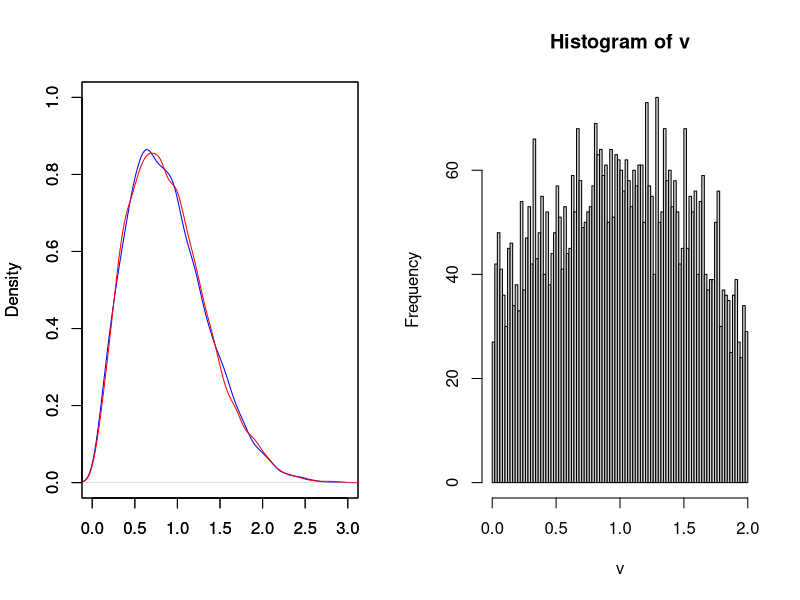
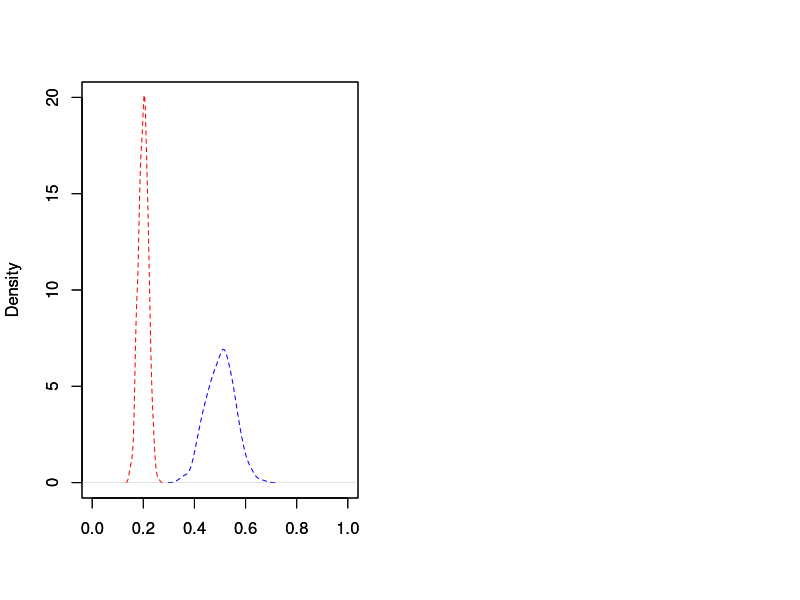

The R script that drew these images, in order:
## ---- chunk 1
knitr::opts_chunk$set(echo = TRUE)
## ---- chunk 2
#Inverse Trransforms 
set.seed(124345)
NSim <- 10^4
U <- runif(NSim)
X <- sqrt(-log(U))
Y <- rweibull(10000, shape = 2, scale = 1)
par(mfrow = c(1,2))
plot(density(X), xlim =c(0,3), ylim = c(0,1), main = "", xlab=NA, col = "blue")
par(new = TRUE)
plot(density(Y), xlim =c(0,3), ylim = c(0,1), main = "", xlab=NA, col = "red")
#par(new = TRUE)
## ---- chunk 3
#Accept Reject Method
set.seed(123456)
NSim1 <- 10^4
f <- function(y) {
  r <- 3/10 * ((-(y)^2) + 2*y + 1)
  return(r)
} 
y <- runif(NSim1, max = 2, min = 0)
x <- runif(NSim1, max = 1, min = 0)
v <- y[x<f(y)]
hist(v, breaks = 100)
## ---- chunk 4
#Monte Carlo Simulation for Heteroskedasticity
set.seed(12345)
b0 <- 0.2
b1 <- 0.5
reps <- 500
n <- 1000
sigma.est<-numeric(reps)
par.est <- matrix(NA, nrow = reps, ncol = 2)
X2 <- runif(n,-1,1)
gamma<-5
for(i in 1:reps) {
  Y2<- b0 + b1*X2 + rnorm(n,0, ((exp(X2*gamma))/50) )
  model <- lm(Y2 ~ X2)
  sigma.est[i]=summary(model)$sigma
  par.est[i,1]<-model$coef[1]
  par.est[i,2]<-model$coef[2]
}
mean(sigma.est)

plot(density(par.est[,1]), lty=2, xlab=NA, main="", xlim = c(0,1), ylim=c(0,20), col="red")
par(new=TRUE)
plot(density(par.est[,2]), lty=2, xlab=NA, main="", xlim = c(0,1), ylim=c(0,20), col="blue")
